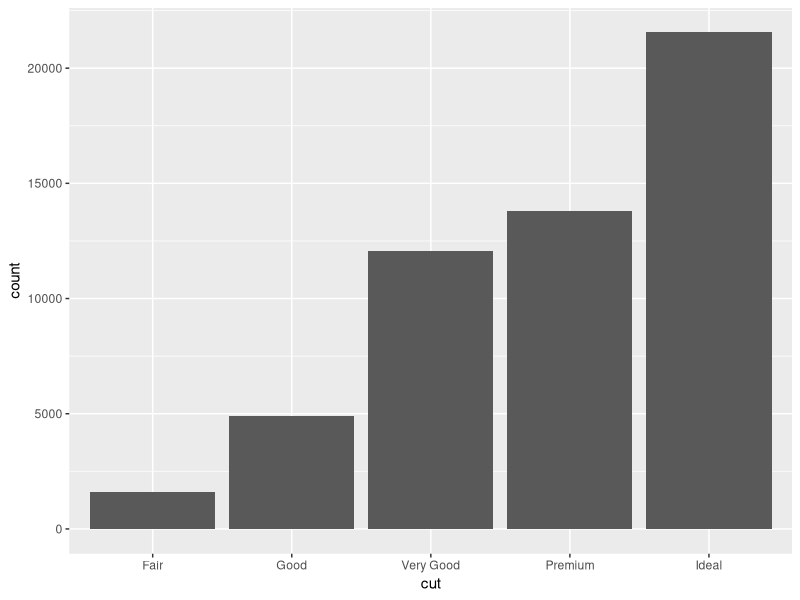
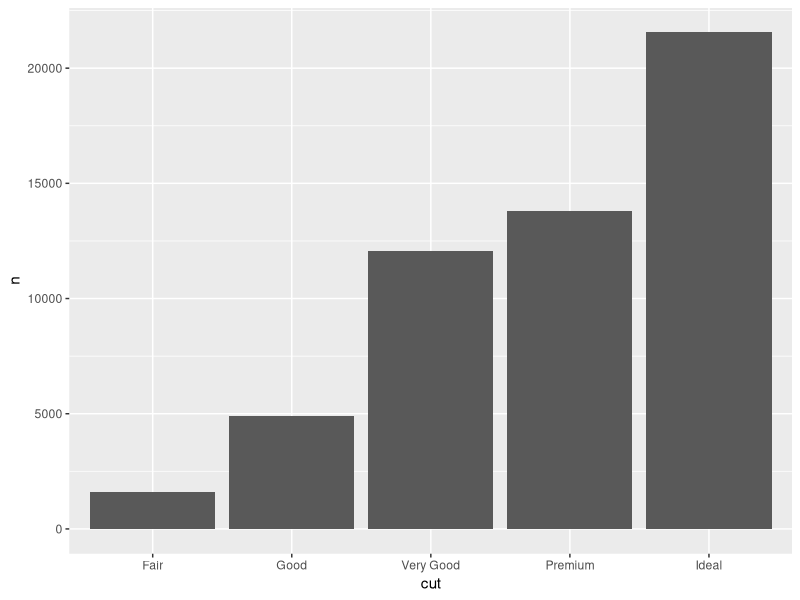
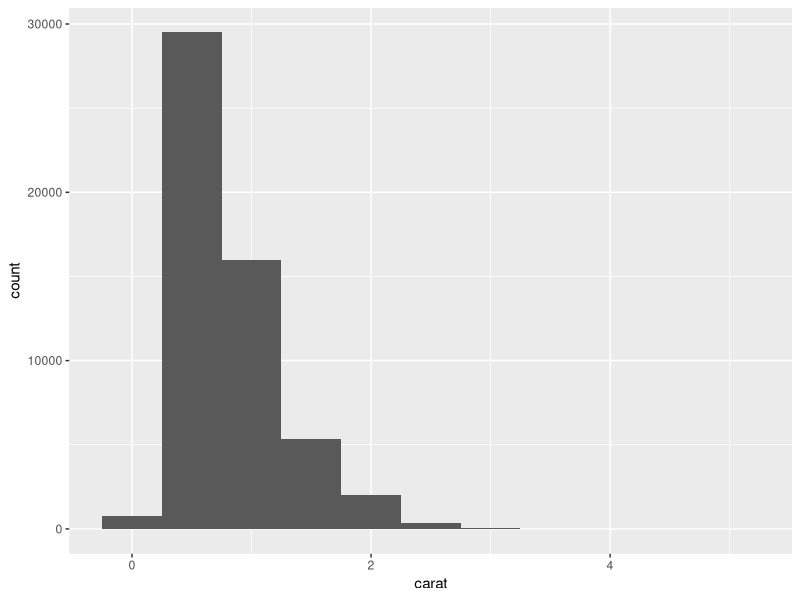
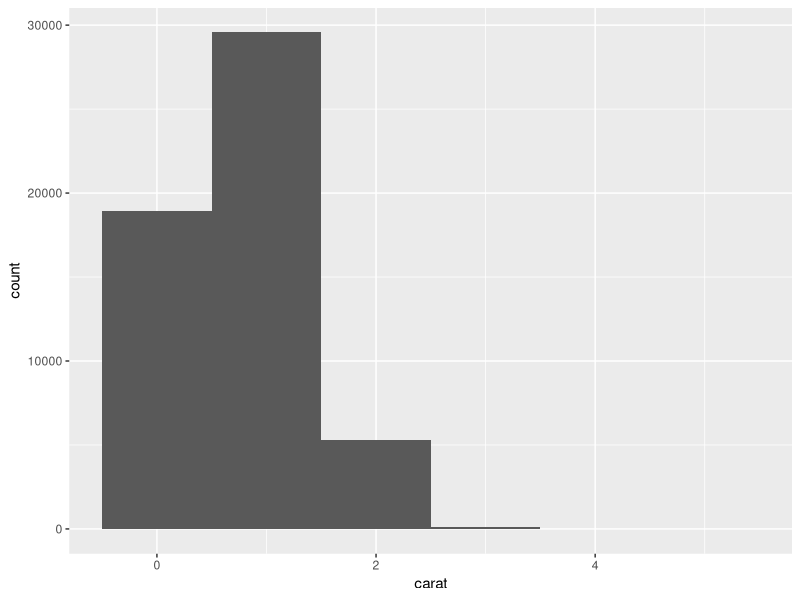
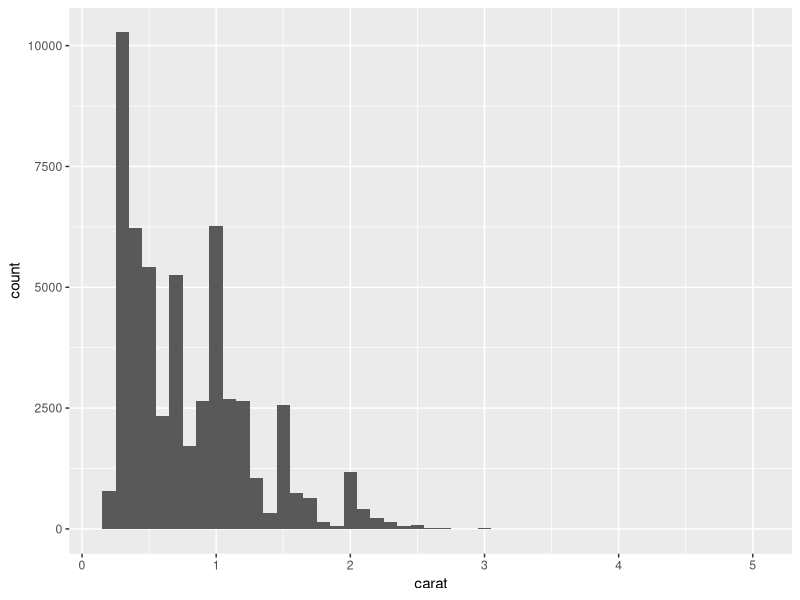
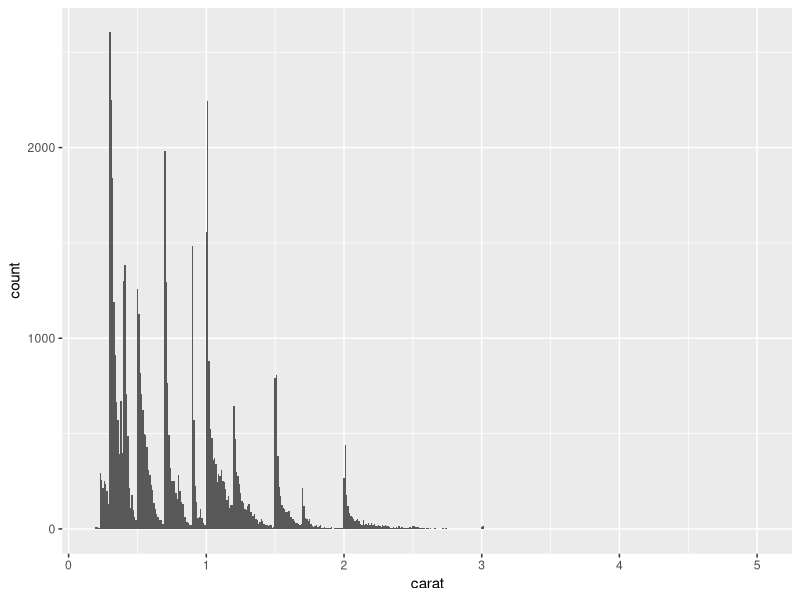
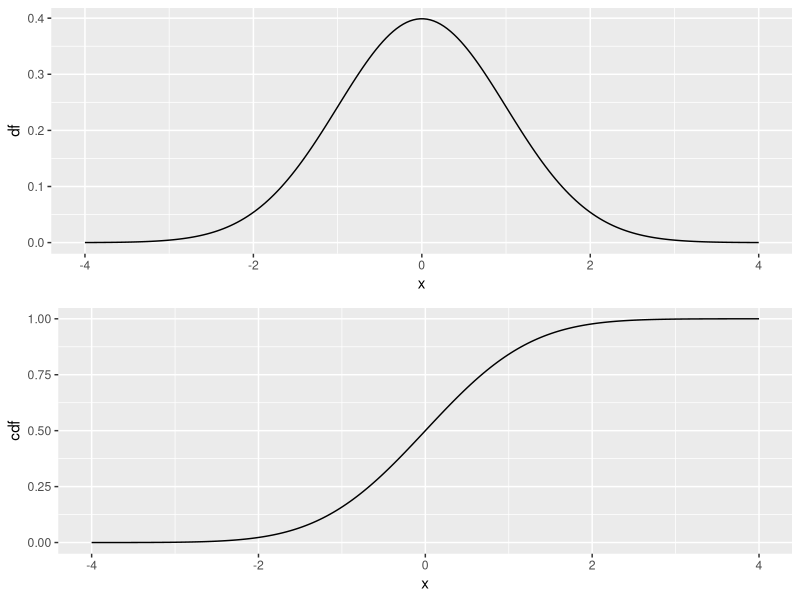
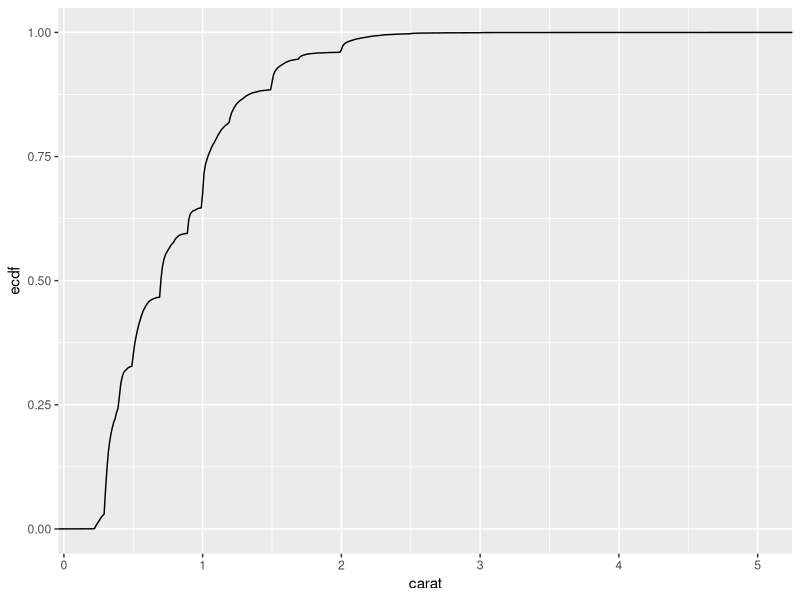

Write the R code that produced these figures, in order.
library(tidyverse)

diamonds
?diamonds

# Cut is categorical (ordered factor)

diamonds %>%
  ggplot() +
  geom_bar(aes(x = cut))

diamonds %>%
  count(cut)

# note

diamonds %>%
  count(cut) %>%
  ggplot() +
  geom_col(aes(x = cut, y = n))

# Carat is continuous

diamonds %>%
  ggplot() +
  geom_histogram(aes(x = carat), binwidth = 0.5)

diamonds %>%
  count(cut_width(carat, 0.5))

# Always try various binwidths

diamonds %>%
  ggplot() +
  geom_histogram(aes(x = carat), binwidth = 1)

diamonds %>%
  ggplot() +
  geom_histogram(aes(x = carat), binwidth = 0.1)

diamonds %>%
  ggplot() +
  geom_histogram(aes(x = carat), binwidth = 0.01)

# Empirical cumulative distribution functions (ECDF)

# Consider normal distribution

df <- tibble(x = seq(-4, 4, length.out = 200), df = dnorm(x)) %>%
  ggplot(aes(x, df)) +
  geom_line()

cdf <- tibble(x = seq(-4, 4, length.out = 200), cdf = pnorm(x)) %>%
  ggplot(aes(x, cdf)) +
  geom_line()

gridExtra::grid.arrange(df, cdf, ncol = 1)

# ECDF

diamonds %>%
  ggplot(aes(carat)) +
  geom_line(stat = "ecdf")

diamonds %>%
  ggplot(aes(carat)) +
  geom_step(stat = "ecdf")

diamonds %>%
  ggplot(aes(carat)) +
  stat_ecdf(geom = "step")
